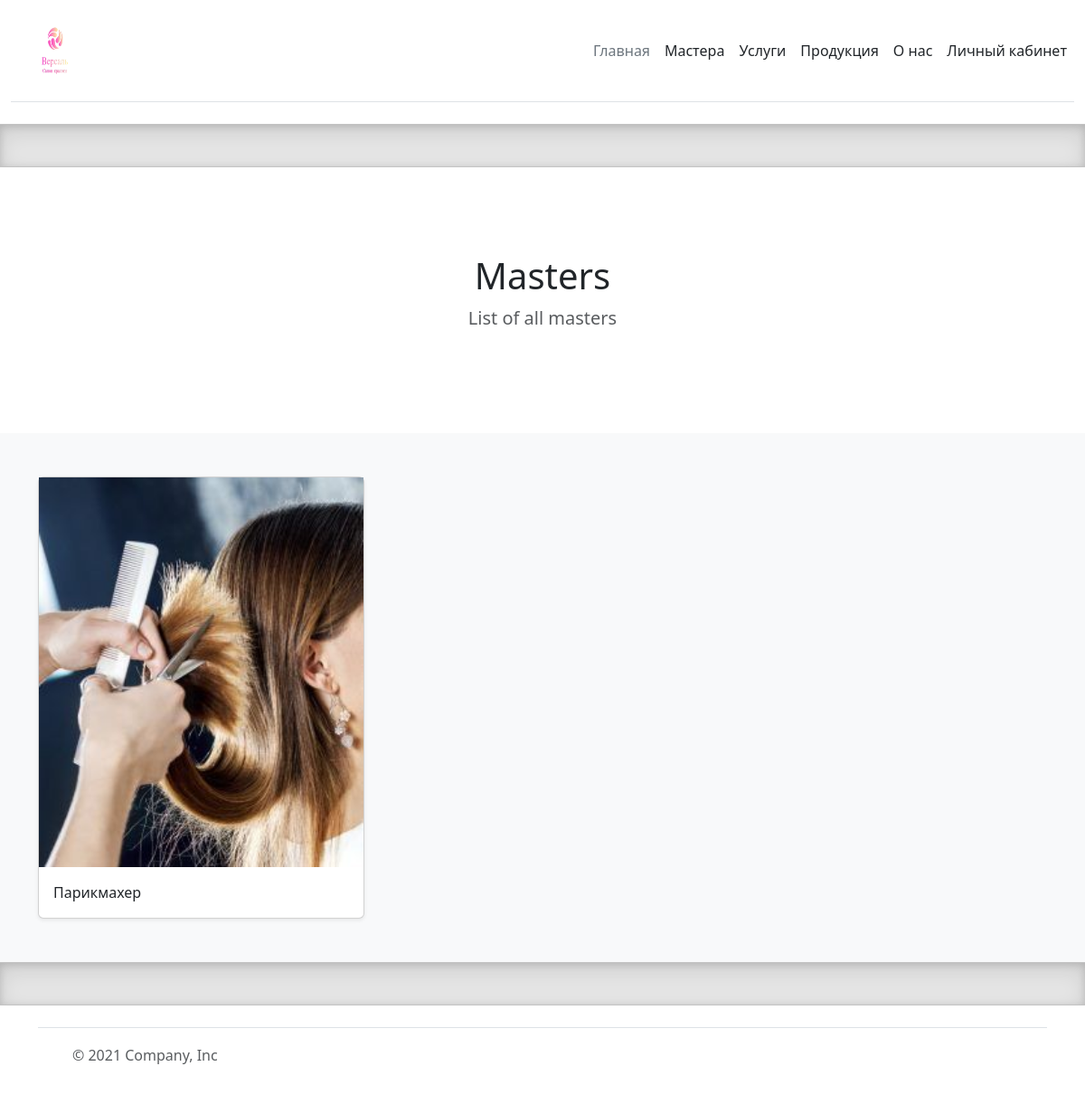
The page /servicies/ on the database its author committed.
### masters/models.py (models this page shows, shortened)
class Categories(models.Model):
    category_id = models.BigAutoField(primary_key=True)
    title = models.CharField('Категория', max_length=50)
    photo = models.ImageField('Фотография', upload_to='images/')
    slug = models.SlugField('URL', max_length=50, unique=True, db_index=True)
    class Meta:
        verbose_name = 'Категория'
        verbose_name_plural = 'Категории'

### services/views.py (the view)
# urls.py: path('', views.services_list, name='services_list'),
def services_list(request):
    all_categories = Categories.objects.all()
    return render(request, 'services/categories_list.html', {'all_categories': all_categories})

### services/templates/services/categories_list.html (shortened to what this page needs)
{% extends 'main/layout.html' %}
{% load static %}
{% block css_link %}
    <link rel="stylesheet" href="{% static 'masters/css/style.css' %}">
{% endblock %}
{% block content %}
<section class="py-5 text-center container">
    <div class="row py-lg-5">
      <div class="col-lg-6 col-md-8 mx-auto">
        <h1 class="fw-light">Masters</h1>
        <p class="lead text-muted">List of all masters</p>
      </div>
    </div>
  </section>
  <div class="album py-5 bg-light">
    <div class="container">
      <div class="row row-cols-1 row-cols-sm-2 row-cols-md-3 g-3">
        {% for category in all_categories %}
          <div class="col">
            <a href="{% url 'category_info' category.slug %}" class="card-link">
              <div class="card shadow-sm">
    <img
      src="{{category.photo.url}}"
      alt="{{category.title}}
      class="bd-placeholder-img card-img-top master-image"
    />
    <div class="card-body">
      <p class="card-text">{{category.title}}</p>
    </div>
  </div>
          </a>
        </div>
      {% endfor %}
    </div>
  </div>
</div>
{% endblock %}

### masters/static/masters/css/style.css (style rules this page uses)
.card-link { text-decoration: none; color: inherit; transition: transform 0.2s; }

### rows shown on the page
Categories: photo (picture), title "Парикмахер"
